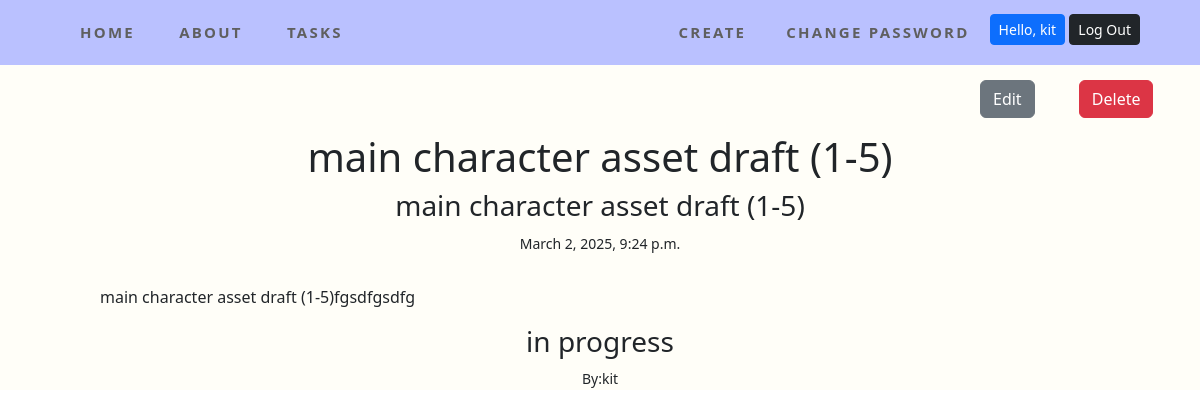
Page /issues/2/ (signed in) on the committed database.
### accounts/models.py (models this page shows)
class CustomUser(AbstractUser):
    role = models.ForeignKey(
        Role,
        on_delete=models.CASCADE,
        blank=True,
        null=True
    )
    team = models.ForeignKey(
        Team,
        on_delete=models.CASCADE,
        blank=True,
        null=True
    )

### issues/models.py (models this page shows, shortened)
class Issue(models.Model):
    name = models.CharField(max_length=64)
    summary = models.CharField(max_length=128)
    description = models.TextField()
    reporter = models.ForeignKey(
        get_user_model(),
        on_delete=models.CASCADE,
        blank=True,
        null=True,
    )
    assignee=models.ForeignKey(
        get_user_model(),
        on_delete=models.CASCADE,
        related_name="assignee",
        blank=True,
        null=True
    )
    created_on = models.DateTimeField(auto_now_add=True)
    status = models.ForeignKey(
        Status,
        on_delete=models.CASCADE,
    )

class Status(models.Model):
    name=models.CharField(max_length=128)
    description=models.CharField(max_length=256)
    def __str__(self):
        return self.name
    class Meta:
        verbose_name_plural = "Status"

### issues/views.py (the view)
# urls.py: path("<int:pk>/",views.IssueDetailView.as_view(), name="detail"),
class IssueDetailView(LoginRequiredMixin, DetailView):
    template_name="issues/detail.html"
    model=Issue

### templates/issues/detail.html (shortened to what this page needs)
{%extends "base.html"%}
{%block content%}
<div class="edit-set">
    <a href="{% url 'edit' issue.pk %}"><button class="btn btn-secondary">Edit</button></a>
    <a href="{% url 'delete' issue.pk %}"><button class="btn btn-danger">Delete</button></a>
</div>
    <div class="post">
    <h1>{{ issue.name}}</h1>
    <h3>{{issue.summary}}</h3>
    <small>{{issue.created_on}}</small>
    <p>{{issue.description}}</p>
    <h3>{{issue.status}}</h3>
    <small>By:{{issue.assignee}}</small>
</div>
{%endblock content%}

### templates/base.html (shortened to what this page needs)
{%load static%}
<!DOCTYPE html>
<html lang="en">
<head>
    <link href="https://cdn.jsdelivr.net/npm/bootstrap@5.3.3/dist/css/bootstrap.min.css" rel="stylesheet">
    <link rel="stylesheet" href="{% static 'css/base.css' %}">
</head>
<body>
<nav>
  <div class="navbar">
    <div class="nav-container">
      <div>
        <a class="topnav" href="{% url 'home'%}">Home</a>
        <a class="topnav" href="{% url 'about'%}">About</a>
        <a class="topnav" href="{% url 'list'%}">Tasks</a>
      </div>
      <div class="nav-right">
      {%if user.is_authenticated %}
        <a class="topnav" href="{% url 'new'%}">Create</a>
        <a class="topnav" href="{% url 'password_change'%}">Change Password </a>
        <form class="pt-2" method="POST" action="{%url 'logout'%}">
          <label class="btn btn-primary btn-sm" >Hello, {{user.username}}</label>
          <input type="submit"  class="btn btn-dark btn-sm" value="Log Out">
        </form>
      {%else%}
        <a class="topnav"  href="{% url 'signup' %}">Sign up</a>
        <a class="topnav"  href="{% url 'login' %}">Log In</a>
      {%endif%}
  </div>
  </div>
</nav>
<div class="content-body">
  {%block content%}
  {%endblock content%}
</div>
</body>
</html>

### static/css/base.css (style rules this page uses)
* { margin: 0; padding: 0; }
.topnav { font-size: 15px !important; }
.navbar { background-color: #bac1ff; padding: 0.4rem 0; position: sticky; top: 0; z-index: 999; }
.nav-container { width: 90%; max-width: 1200px; margin: 0 auto; display: flex; align-items: center; justify-content: space-between; }
.nav-right { display: flex; }
a { color: #5f5f5f; text-transform: uppercase; text-decoration: none; letter-spacing: 0.15em; display: inline-block; padding: 15px 20px; position: relative; font-weight: bold; }
.content-body { width: 100%; background-color: rgb(255, 254, 248); }
.post { text-align: center; }
.post p { padding-left: 100px; padding-right: 100px; text-align: left; padding-top: 30px; }
.edit-set { margin-left: 80%; width:250px; }

### rows in the picture
CustomUser: username "kit"
Issue: name "main character asset draft (1-5)", summary "main character asset draft (1-5)", created_on "March 2, 2025, 9:24 p.m.", description "main character asset draft (1-5)fgsdfgsdfg", status "in progress", assignee "kit"
